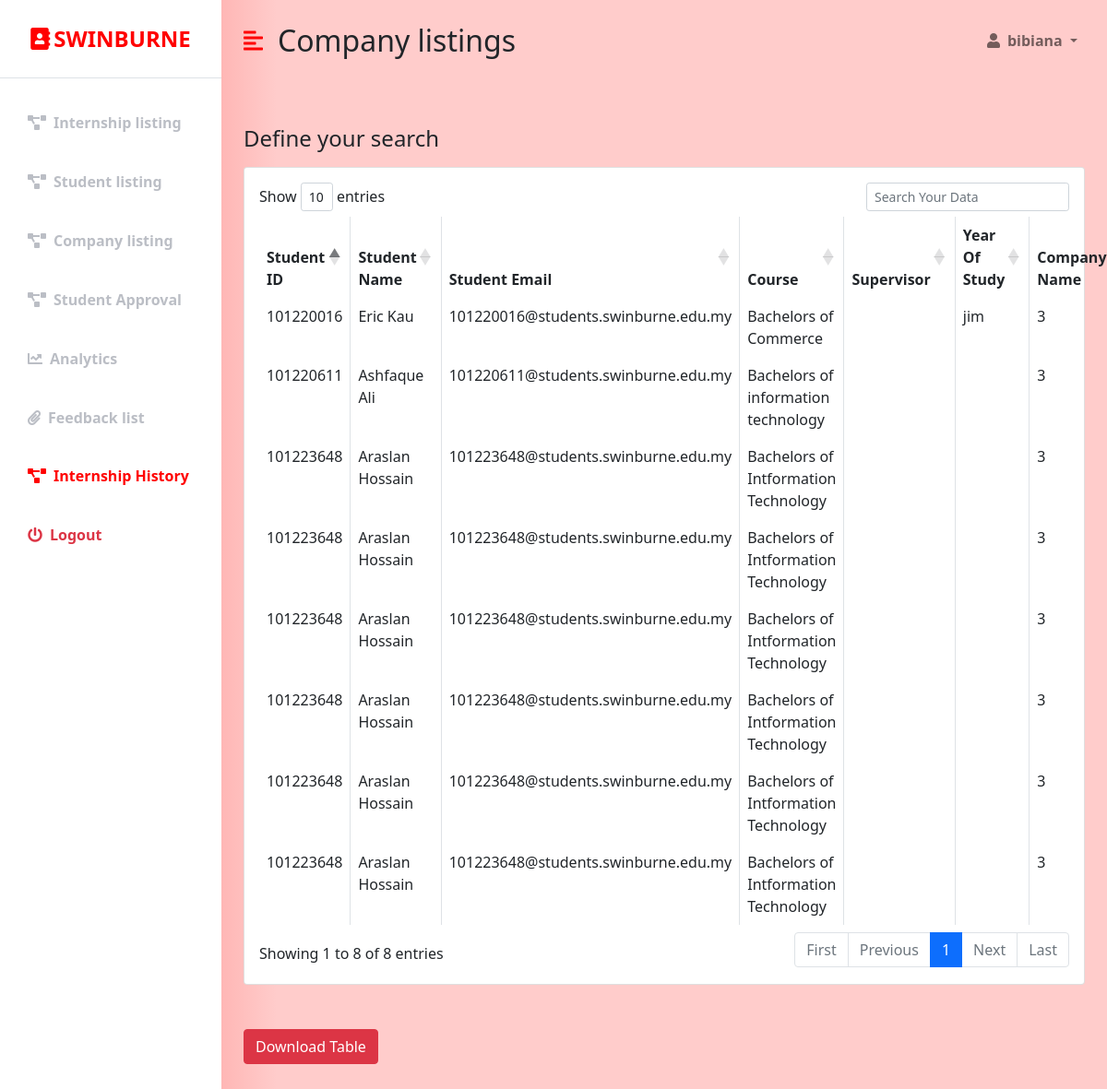
Page /staff_history.php (signed in) on the earlier database version.
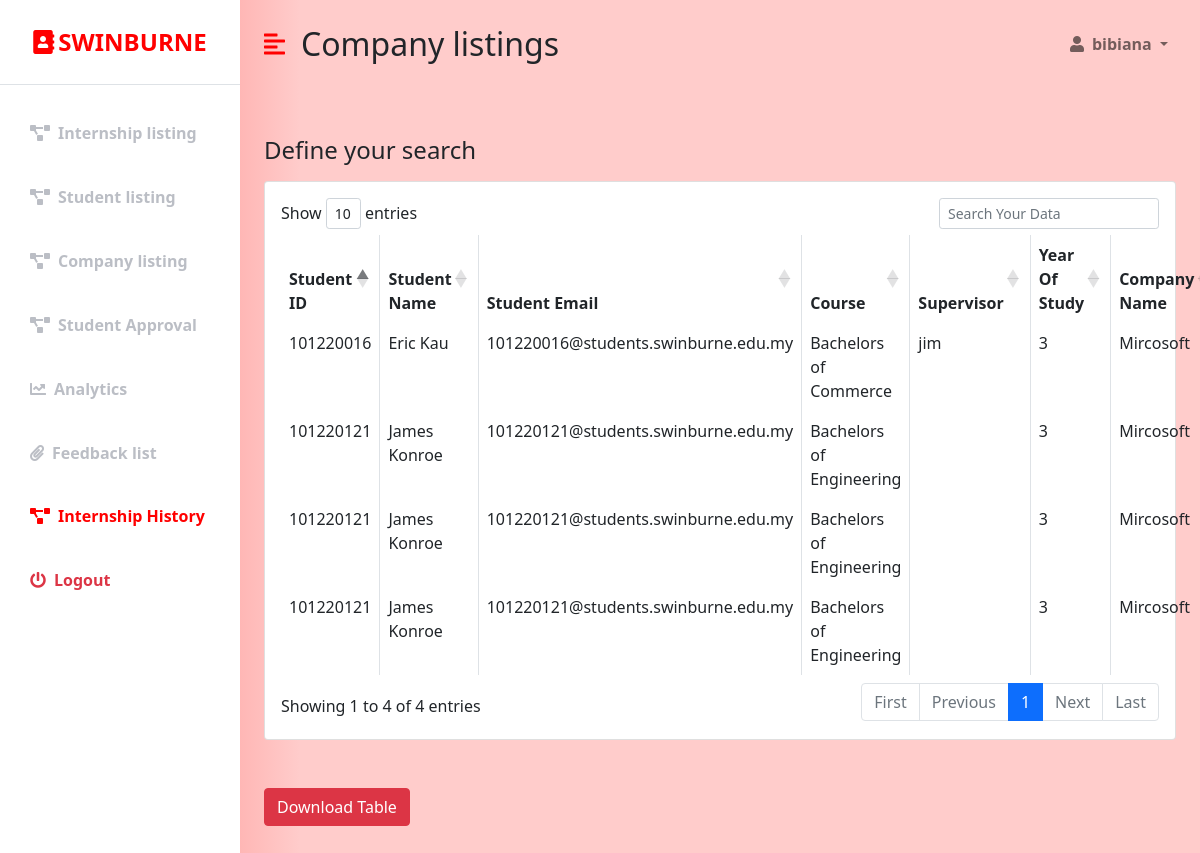
Same page on the later database version.
### tables this page shows
CREATE TABLE `history` (
  `id` int(255) NOT NULL,
  `Student_id` varchar(255) DEFAULT NULL,
  `Student_NAME` varchar(255) DEFAULT NULL,
  `STUDENT_EMAIL` varchar(255) DEFAULT NULL,
  `COURSE` varchar(255) DEFAULT NULL,
  `SUPERVISOR` varchar(255) DEFAULT NULL,
  `YEAR_OF_STUDY` varchar(255) DEFAULT NULL,
  `COMPANY_NAME` varchar(255) DEFAULT NULL,
  `WEBSITE` varchar(255) DEFAULT NULL,
  `Email` varchar(255) DEFAULT NULL,
  `Job_Title` varchar(255) DEFAULT NULL,
  `Position` varchar(255) DEFAULT NULL,
  `Date_End` date DEFAULT NULL,
  `Completion_date` date DEFAULT NULL
);

### staff_history.php (the view, shortened to what this page needs)
<?php
  if (isset($_SESSION['user_id']) && isset($_SESSION['user_email'])) {
?>
<!DOCTYPE html>
<html lang="en">
<head>
    <link href="https://cdn.jsdelivr.net/npm/bootstrap@5.0.0-beta3/dist/css/bootstrap.min.css" rel="stylesheet" />
    <link rel="stylesheet" href="https://cdnjs.cloudflare.com/ajax/libs/font-awesome/5.15.3/css/all.min.css" />
    <link rel="stylesheet" href="styles.css" />
    <link rel="stylesheet" href="https://cdn.datatables.net/1.10.18/css/dataTables.bootstrap4.min.css">
</head>
<body>
    <div class="d-flex" id="wrapper">
        <div class="bg-white" id="sidebar-wrapper">
            <div class="sidebar-heading text-center py-4 primary-text fs-4 fw-bold text-uppercase border-bottom"><i
                    class="fas fa-address-book me-1"></i>Swinburne</div>
            <div class="list-group list-group-flush my-3">
                <a href="staff_internshiplisting.php" class="list-group-item list-group-item-action bg-transparent second-text fw-bold"><i
                        class="fas fa-project-diagram me-2"></i>Internship listing</a>
                <a href="staff_studentlist.php" class="list-group-item list-group-item-action bg-transparent second-text fw-bold"><i
                        class="fas fa-project-diagram me-2"></i>Student listing</a>
                  <a href="staff_companylist.php" class="list-group-item list-group-item-action bg-transparent second-text fw-bold"><i
                        class="fas fa-project-diagram me-2"></i>Company listing</a>
                <a href="staff_approval.php" class="list-group-item list-group-item-action bg-transparent second-text fw-bold"><i
                        class="fas fa-project-diagram me-2"></i>Student Approval</a>
                <a href="staff_infographics.php" class="list-group-item list-group-item-action bg-transparent second-text fw-bold"><i
                        class="fas fa-chart-line me-2"></i>Analytics</a>
                <a href="staff_feedbacklist.php" class="list-group-item list-group-item-action bg-transparent second-text fw-bold"><i
                        class="fas fa-paperclip me-2"></i>Feedback list</a>
                <a href="staff_history.php" class="list-group-item list-group-item-action bg-transparent second-text active"><i
                        class="fas fa-project-diagram me-2"></i>Internship History</a>
                <a href="staff_logout.php" class="list-group-item list-group-item-action bg-transparent text-danger fw-bold"><i
                        class="fas fa-power-off me-2"></i>Logout</a>
            </div>
        </div>
        <div id="page-content-wrapper">
            <nav class="navbar navbar-expand-lg navbar-light bg-transparent py-4 px-4">
                <div class="d-flex align-items-center">
                    <i class="fas fa-align-left primary-text fs-4 me-3" id="menu-toggle"></i>
                    <h2 class="fs-2 m-0">Company listings</h2>
                </div>
                <div class="collapse navbar-collapse" id="navbarSupportedContent">
                    <ul class="navbar-nav ms-auto mb-2 mb-lg-0">
                        <li class="nav-item dropdown">
                            <a class="nav-link dropdown-toggle second-text fw-bold" href="#" id="navbarDropdown"
                                role="button" data-bs-toggle="dropdown" aria-expanded="false">
                                <i class="fas fa-user me-2"></i><?=$_SESSION['user_full_name']?>
                            </a>
                        </li>
                    </ul>
                </div>
            </nav>
            <div class="container-fluid px-4">
                <div class="row my-5">
                    <h3 class="fs-4 mb-3">Define your search</h3>
                    <div class="col">
                                <div class="card">
                                    <div class="card-body">
                                     <?php
                                                $connection = mysqli_connect("localhost","root","");
                                                $query = "SELECT * FROM history";
                                                $query_run = mysqli_query($connection, $query);
                                      ?>
                                        <table id="datatableid" class="table table-bordered">
                                            <thead>
                                                <tr>
                                                    <th scope="col">Student ID</th>
                                                    <th scope="col">Student Name</th>
                                                    <th scope="col">Student Email</th>
                                                    <th scope="col">Course</th>
                                                    <th scope="col"> Supervisor </th>
                                                    <th scope="col"> Year Of Study </th>
                                                    <th scope="col"> Company Name </th>
                                                </tr>
                                            </thead>
                                            <tbody>
                                                    <?php
                                                    if($query_run)
                                                    {
                                                        foreach($query_run as $row)
                                                        {
                                                    ?>
                                                <tr>
                                                    <td> <?php echo $row['Student_id']; ?> </td>
                                                    <td> <?php echo $row['Student_NAME']; ?> </td>
                                                    <td> <?php echo $row['STUDENT_EMAIL']; ?> </td>
                                                    <td> <?php echo $row['COURSE']; ?> </td>
                                                    <td> <?php echo $row['SUPERVISOR']; ?> </td>
                                                    <td> <?php echo $row['YEAR_OF_STUDY']; ?> </td>
                                                    <td> <?php echo $row['COMPANY_NAME']; ?> </td>
                                                </tr>
                                                 <?php
                                                    }
                                                }
                                                else
                                                {
                                                    echo "No Record Found";
                                                }
                                                 ?>
                                            </tbody>
                                        </table>
                                    </div>
                                </div>
                                <br>
                                <br>
                             <button class="btn btn-danger" name="download-button" id="download-button">Download Table</button>
                    </div>
                </div>
            </div>
        </div>
    </div>
</body>
</html>
<?php
}else {
   header("Location:staff_login.php");
}
 ?>

### styles.css (style rules this page uses)
:root { --main-bg-color: #ffcccb; --main-text-color: #ff0000; --second-text-color: #bbbec5; --second-bg-color: #ffcccb }
.primary-text { color: var(--main-text-color); }
.second-text { color: var(--second-text-color); }
#wrapper { overflow-x: hidden; background-image: linear-gradient( to right, #ff615d, #ffcccb, #ffcccb, #ffcccb, #ffcccb ); }
#sidebar-wrapper { min-height: 100vh; margin-left: -15rem; -webkit-transition: margin 0.25s ease-out; -moz-transition: margin 0.25s ease-out; -o-transition: margin 0.25s ease-out; transition: margin 0.25s ease-out; }
#sidebar-wrapper .sidebar-heading { padding: 0.875rem 1.25rem; font-size: 1.2rem; }
#sidebar-wrapper .list-group { width: 15rem; }
#page-content-wrapper { min-width: 100vw; }
#menu-toggle { cursor: pointer; }
.list-group-item { border: none; padding: 20px 30px; }
.list-group-item.active { background-color: transparent; color: var(--main-text-color); font-weight: bold; border: none; }
@media (min-width: 768px) { #sidebar-wrapper { margin-left: 0; } }
@media (min-width: 768px) { #page-content-wrapper { min-width: 0; width: 100%; } }

Differences in the rows shown:
removed history: Student "101223648", Student_NAME "Araslan Hossain", STUDENT_EMAIL "101223648@students.swinburne.edu.my", COURSE "Bachelors of Intformation Technology", COMPANY_NAME "3"
removed history: Student "101223648", Student_NAME "Araslan Hossain", STUDENT_EMAIL "101223648@students.swinburne.edu.my", COURSE "Bachelors of Intformation Technology", COMPANY_NAME "3"
removed history: Student "101223648", Student_NAME "Araslan Hossain", STUDENT_EMAIL "101223648@students.swinburne.edu.my", COURSE "Bachelors of Intformation Technology", COMPANY_NAME "3"
removed history: Student "101223648", Student_NAME "Araslan Hossain", STUDENT_EMAIL "101223648@students.swinburne.edu.my", COURSE "Bachelors of Intformation Technology", COMPANY_NAME "3"
removed history: Student "101223648", Student_NAME "Araslan Hossain", STUDENT_EMAIL "101223648@students.swinburne.edu.my", COURSE "Bachelors of Intformation Technology", COMPANY_NAME "3"
removed history: Student "101223648", Student_NAME "Araslan Hossain", STUDENT_EMAIL "101223648@students.swinburne.edu.my", COURSE "Bachelors of Intformation Technology", COMPANY_NAME "3"
removed history: Student "101220016", Student_NAME "Eric Kau", STUDENT_EMAIL "101220016@students.swinburne.edu.my", COURSE "Bachelors of Commerce", YEAR_OF_STUDY "jim", COMPANY_NAME "3"
removed history: Student "101220611", Student_NAME "Ashfaque Ali", STUDENT_EMAIL "101220611@students.swinburne.edu.my", COURSE "Bachelors of information technology", COMPANY_NAME "3"
added history: Student "101220016", Student_NAME "Eric Kau", STUDENT_EMAIL "101220016@students.swinburne.edu.my", COURSE "Bachelors of Commerce", SUPERVISOR "jim", YEAR_OF_STUDY "3", COMPANY_NAME "Mircosoft"
added history: Student "101220121", Student_NAME "James Konroe", STUDENT_EMAIL "101220121@students.swinburne.edu.my", COURSE "Bachelors of Engineering", YEAR_OF_STUDY "3", COMPANY_NAME "Mircosoft"
added history: Student "101220121", Student_NAME "James Konroe", STUDENT_EMAIL "101220121@students.swinburne.edu.my", COURSE "Bachelors of Engineering", YEAR_OF_STUDY "3", COMPANY_NAME "Mircosoft"
added history: Student "101220121", Student_NAME "James Konroe", STUDENT_EMAIL "101220121@students.swinburne.edu.my", COURSE "Bachelors of Engineering", YEAR_OF_STUDY "3", COMPANY_NAME "Mircosoft"
Other differences:
text written by a page script: "Show entries Showing 1 to 8 of 8 entries First Previous 1 Next Last" → "Show entries Showing 1 to 4 of 4 entries First Previous 1 Next Last"
